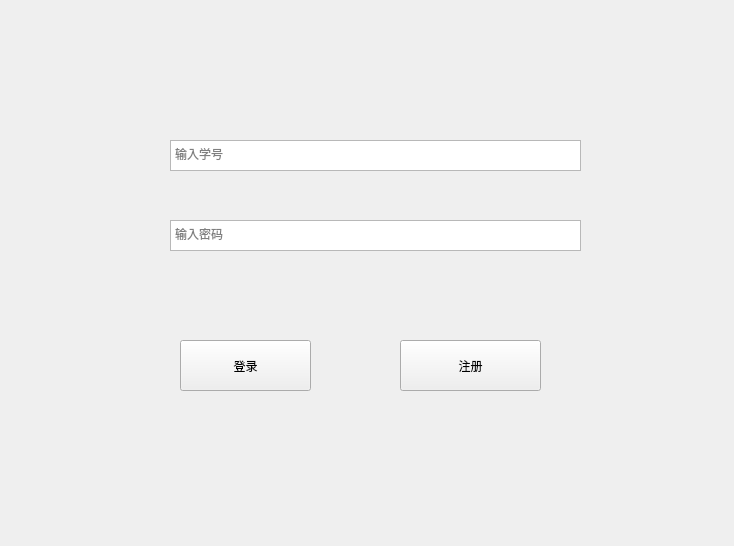
<?xml version="1.0" encoding="UTF-8"?>
<ui version="4.0">
 <class>main_window</class>
 <widget class="QWidget" name="main_window">
  <property name="geometry">
   <rect>
    <x>0</x>
    <y>0</y>
    <width>734</width>
    <height>546</height>
   </rect>
  </property>
  <property name="windowTitle">
   <string>user login</string>
  </property>
  <widget class="QPushButton" name="login">
   <property name="geometry">
    <rect>
     <x>180</x>
     <y>340</y>
     <width>131</width>
     <height>51</height>
    </rect>
   </property>
   <property name="text">
    <string>登录</string>
   </property>
  </widget>
  <widget class="QPlainTextEdit" name="account">
   <property name="geometry">
    <rect>
     <x>170</x>
     <y>140</y>
     <width>411</width>
     <height>31</height>
    </rect>
   </property>
   <property name="placeholderText">
    <string>输入学号</string>
   </property>
  </widget>
  <widget class="QPlainTextEdit" name="password">
   <property name="geometry">
    <rect>
     <x>170</x>
     <y>220</y>
     <width>411</width>
     <height>31</height>
    </rect>
   </property>
   <property name="placeholderText">
    <string>输入密码</string>
   </property>
  </widget>
  <widget class="QPushButton" name="regestier">
   <property name="geometry">
    <rect>
     <x>400</x>
     <y>340</y>
     <width>141</width>
     <height>51</height>
    </rect>
   </property>
   <property name="text">
    <string>注册</string>
   </property>
  </widget>
 </widget>
 <resources/>
 <connections/>
</ui>
